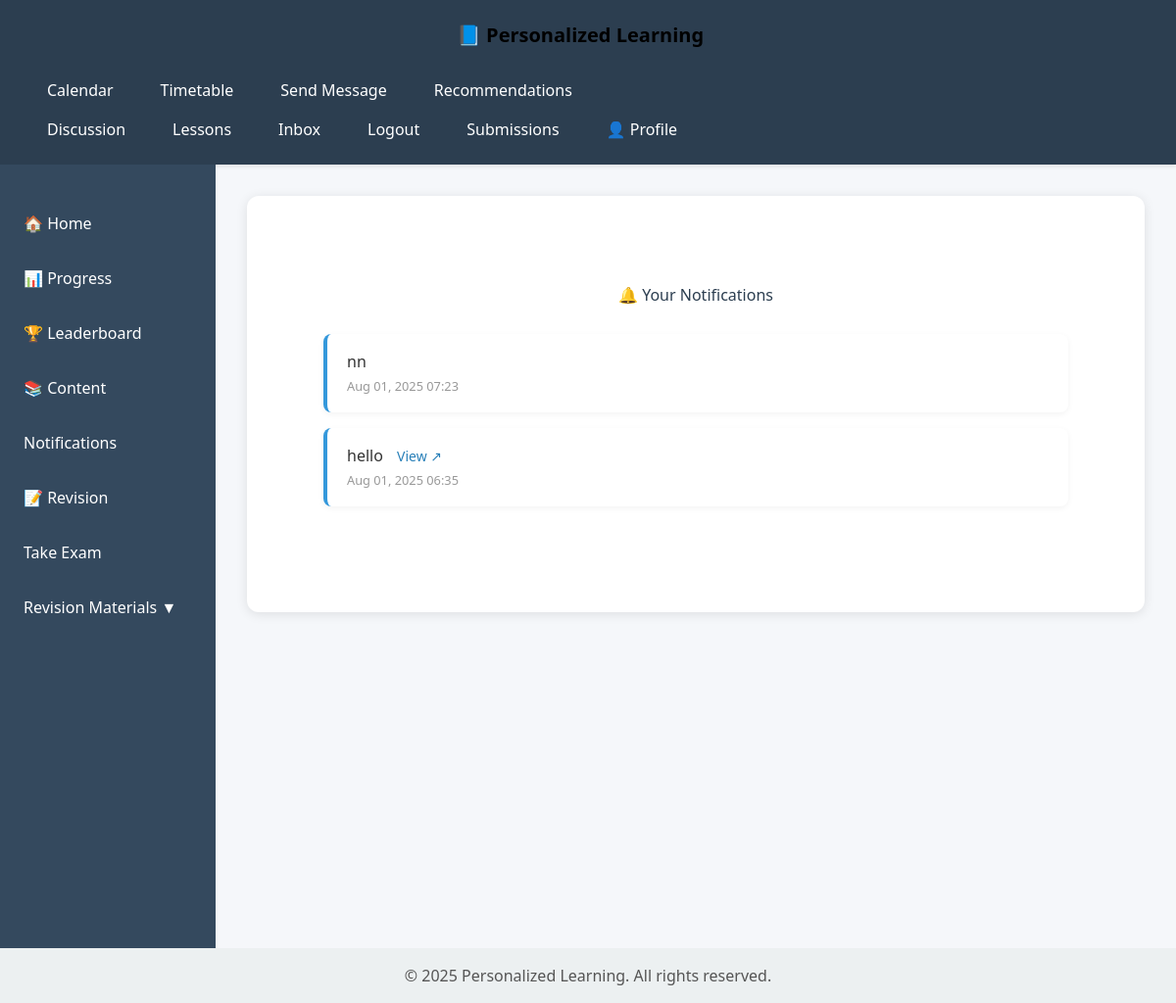
Screenshot of /ai-engine/notifications/ (signed in) with the database file from the repository.
### ai_engine/models.py (models this page shows)
class Notification(models.Model):
    recipient = models.ForeignKey(User, on_delete=models.CASCADE,related_name="ai_engine_notifications")
    message = models.CharField(max_length=255)
    link = models.URLField(blank=True)
    is_read = models.BooleanField(default=False)
    created_at = models.DateTimeField(auto_now_add=True)

### ai_engine/views.py (the view)
# urls.py: path('notifications/', views.user_notifications, name='notifications2'),
@login_required
def user_notifications(request):
    notes = Notification.objects.filter(recipient=request.user).order_by('-created_at')
    for note in notes.filter(is_read=False):
        note.is_read = True
        note.save()
    return render(request, 'ai_engine/notifications.html', {'notifications': notes})

### ai_engine/templates/ai_engine/notifications.html (shortened to what this page needs)
{% extends 'content/base.html' %}
{% block content %}
<div style="max-width: 800px; margin: 40px auto; padding: 20px;">
    <h2 style="text-align: center; margin-bottom: 30px; color: #2c3e50;">🔔 Your Notifications</h2>
    {% if notifications %}
    <ul style="list-style: none; padding: 0; margin: 0;">
        {% for note in notifications %}
        <li style="background-color: #ffffff; border-left: 4px solid #3498db; margin-bottom: 16px; padding: 16px 20px; border-radius: 8px; box-shadow: 0 2px 6px rgba(0,0,0,0.05); transition: transform 0.2s;">
            <p style="margin: 0; font-size: 16px; color: #333;">
                {{ note.message }}
                {% if note.link %}
                    <a href="{% url 'shared_resources' %}" target="_blank" rel="noopener"
                       style="margin-left: 10px; font-size: 14px; color: #2980b9; text-decoration: none;">
                        View ↗
                    </a>
                {% endif %}
            </p>
            <small style="color: #999;"> {{ note.created_at|date:"M d, Y H:i" }}</small>
        </li>
        {% endfor %}
    </ul>
    {% else %}
    <p style="text-align: center; color: #888; font-style: italic;">You have no notifications.</p>
    {% endif %}
</div>
{% endblock %}

### content/templates/content/base.html (style rules this page uses)
body { margin: 0; font-family: 'Segoe UI', Tahoma, Geneva, Verdana, sans-serif; background-color: #f5f7fa; color: #333; display: flex; flex-direction: column; min-height: 100vh; }

### rows the page displays
Notification: message "nn", created_at "Aug 01, 2025 07:23"
Notification: message "hello", shows "View ↗", created_at "Aug 01, 2025 06:35"
